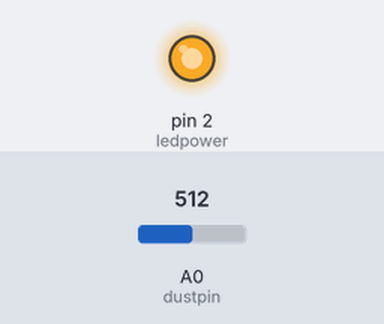
This sketch was run on a simulated Arduino Uno, built with avr-gcc and run on an emulated ATmega328P. Parts: output pins drawn as LEDs (lit = HIGH). The inputs (shaded band) are chosen by the test bench; at power-on: A0 (dustpin) = 512. What the sketch prints to the serial monitor is not drawn.

Above: at 0.1 s.
Timing chart, 0 to 1.6 s (numbered marks = the images above):
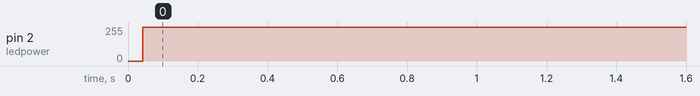

The sketch:

test_sensor.ino
```cpp
int dustpin = A0;
int ledpower = 2;
void setup() {
  // put your setup code here, to run once:
  Serial.begin(9600);
  pinMode(16,INPUT);
  pinMode(ledpower,OUTPUT);
  pinMode(dustpin,INPUT);
}

void loop() {
  // put your main code here, to run repeatedly:
  digitalWrite(ledpower,LOW);
  float dustval = analogRead(dustpin);
  digitalWrite(ledpower,HIGH);
  float dustDestiny = (0.172*(dustval*(5/1024.0)))*1000;
  Serial.println(dustval);
  Serial.println(dustDestiny);
    // Serial.println(digitalRead(16));
}
```

Measured:
- by itself, pin 2 (ledpower): 0/255 → 252/255 at 0.04 s
